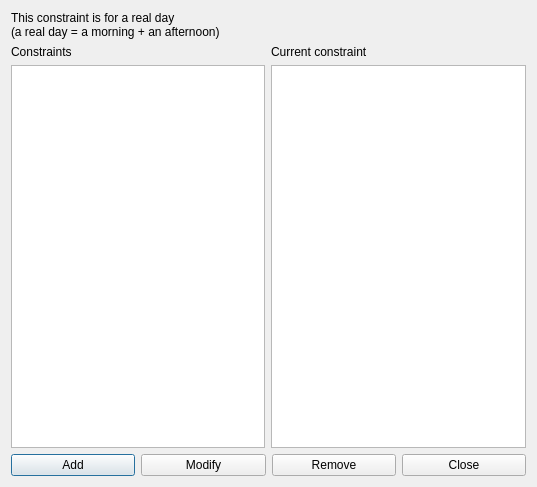
<?xml version="1.0" encoding="UTF-8"?>
<ui version="4.0">
 <class>ConstraintTeachersMaxRoomChangesPerRealDayForm_template</class>
 <widget class="QDialog" name="ConstraintTeachersMaxRoomChangesPerRealDayForm_template">
  <property name="geometry">
   <rect>
    <x>0</x>
    <y>0</y>
    <width>537</width>
    <height>487</height>
   </rect>
  </property>
  <property name="windowTitle">
   <string extracomment="This is the title of the dialog in which you see the list of all constraints of this type">Constraints teachers max room changes per real day</string>
  </property>
  <layout class="QGridLayout" name="gridLayout">
   <item row="0" column="0" colspan="2">
    <widget class="QLabel" name="label">
     <property name="text">
      <string>This constraint is for a real day
(a real day = a morning + an afternoon)</string>
     </property>
    </widget>
   </item>
   <item row="1" column="0">
    <layout class="QVBoxLayout" name="verticalLayout">
     <item>
      <widget class="QLabel" name="constraintsTextLabel">
       <property name="frameShape">
        <enum>QFrame::NoFrame</enum>
       </property>
       <property name="frameShadow">
        <enum>QFrame::Plain</enum>
       </property>
       <property name="text">
        <string>Constraints</string>
       </property>
       <property name="wordWrap">
        <bool>false</bool>
       </property>
      </widget>
     </item>
     <item>
      <widget class="QListWidget" name="constraintsListWidget"/>
     </item>
    </layout>
   </item>
   <item row="1" column="1">
    <layout class="QVBoxLayout" name="verticalLayout_2">
     <item>
      <widget class="QLabel" name="currentConstraintTextLabel">
       <property name="text">
        <string>Current constraint</string>
       </property>
       <property name="wordWrap">
        <bool>false</bool>
       </property>
      </widget>
     </item>
     <item>
      <widget class="QPlainTextEdit" name="currentConstraintTextEdit"/>
     </item>
    </layout>
   </item>
   <item row="2" column="0" colspan="2">
    <layout class="QHBoxLayout" name="horizontalLayout">
     <item>
      <widget class="QPushButton" name="addConstraintPushButton">
       <property name="text">
        <string>Add</string>
       </property>
      </widget>
     </item>
     <item>
      <widget class="QPushButton" name="modifyConstraintPushButton">
       <property name="text">
        <string>Modify</string>
       </property>
      </widget>
     </item>
     <item>
      <widget class="QPushButton" name="removeConstraintPushButton">
       <property name="text">
        <string>Remove</string>
       </property>
      </widget>
     </item>
     <item>
      <widget class="QPushButton" name="closePushButton">
       <property name="text">
        <string>Close</string>
       </property>
      </widget>
     </item>
    </layout>
   </item>
  </layout>
 </widget>
 <layoutdefault spacing="6" margin="11"/>
 <resources/>
 <connections/>
</ui>
